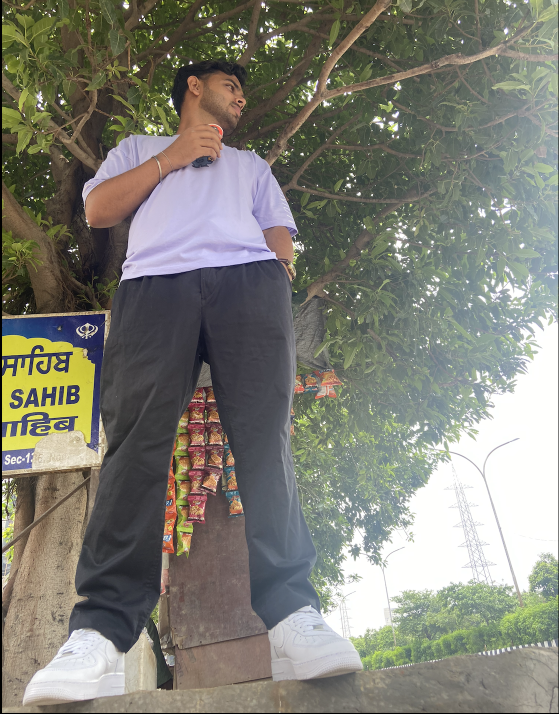
#> input picture 7. Image Masking Techniques/img_2.png, 1118 x 1428 px, found by its file name (shown at 1/2 size)
$ jupyter execute '4. Merging images.ipynb'
#> lines starting #> are read from the running program, lines starting #| are printed output that depends on the picture
[cell 1]
import cv2 as cv
import numpy as np

[cell 2]
def merge(foreground_path, background_path, f, b):

#> called with foreground_path = 'img_2.png', background_path = 'b5.jpeg', f = 0.5, b = 0.5
    img        = cv.imread(foreground_path)
#> img is the input picture: shape (1428, 1118, 3); mean B, G, R 117.5, 127.3, 127.8
    background = cv.imread(background_path)
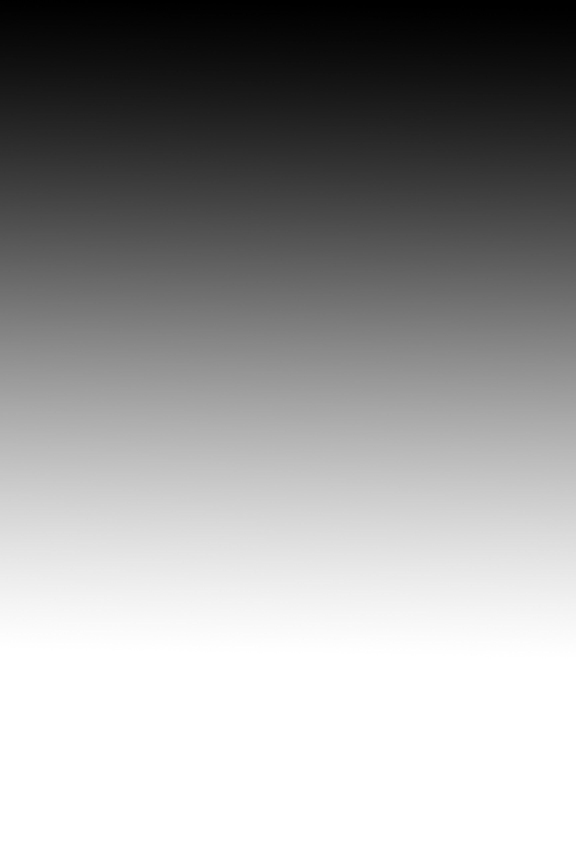
#> input picture 7. Image Masking Techniques/b5.jpeg, 1728 x 2592 px, found by its file name (shown at 1/3 size)
#> background is the input picture: shape (2592, 1728, 3); min 0, max 255, mean 157.9
    background = cv.resize(background, (img.shape[1], img.shape[0]))
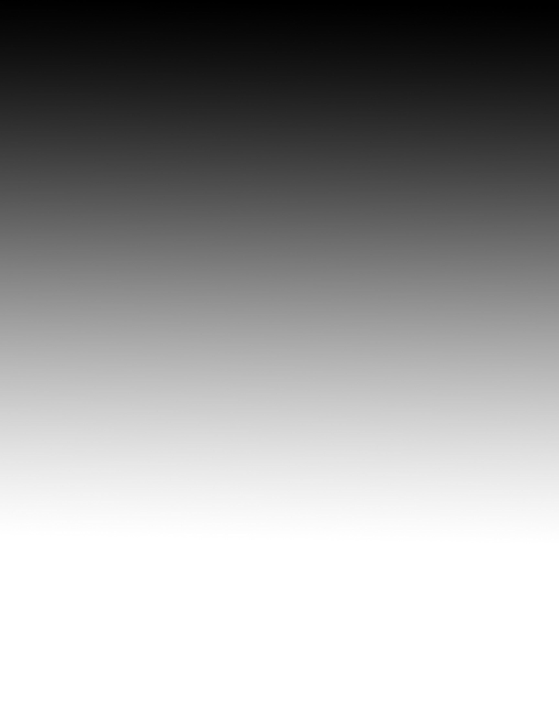
#> background: shape (1428, 1118, 3) (shown at 1/2 size); min 0, max 255, mean 157.9
    background = cv.flip(background, 0)
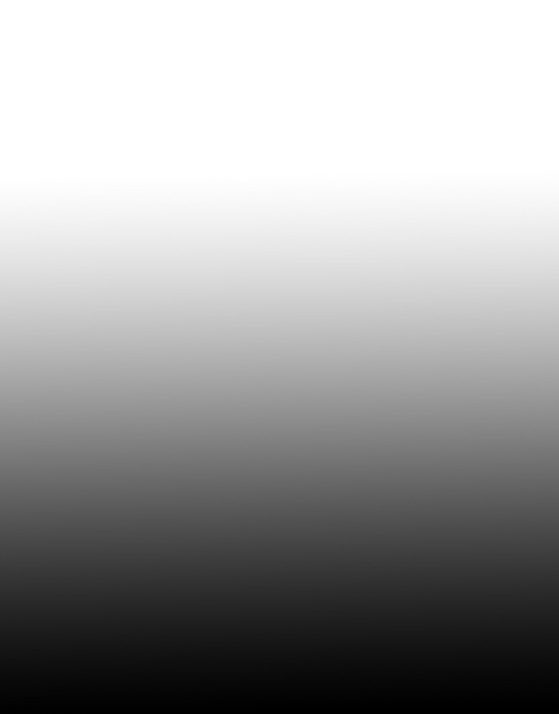
#> background: shape (1428, 1118, 3) (shown at 1/2 size); min 0, max 255, mean 157.9
    final = cv.addWeighted(img, f, background, b, 0)
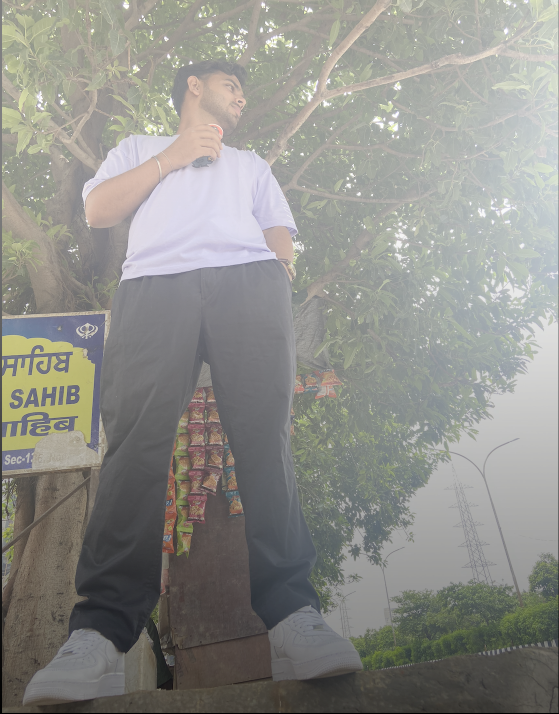
#> final: shape (1428, 1118, 3) (shown at 1/2 size); mean B, G, R 137.7, 142.6, 142.8

    cv.imshow('Original', img)
    cv.waitKey(0)
    cv.imshow('Processed', final)
    cv.waitKey(0)
